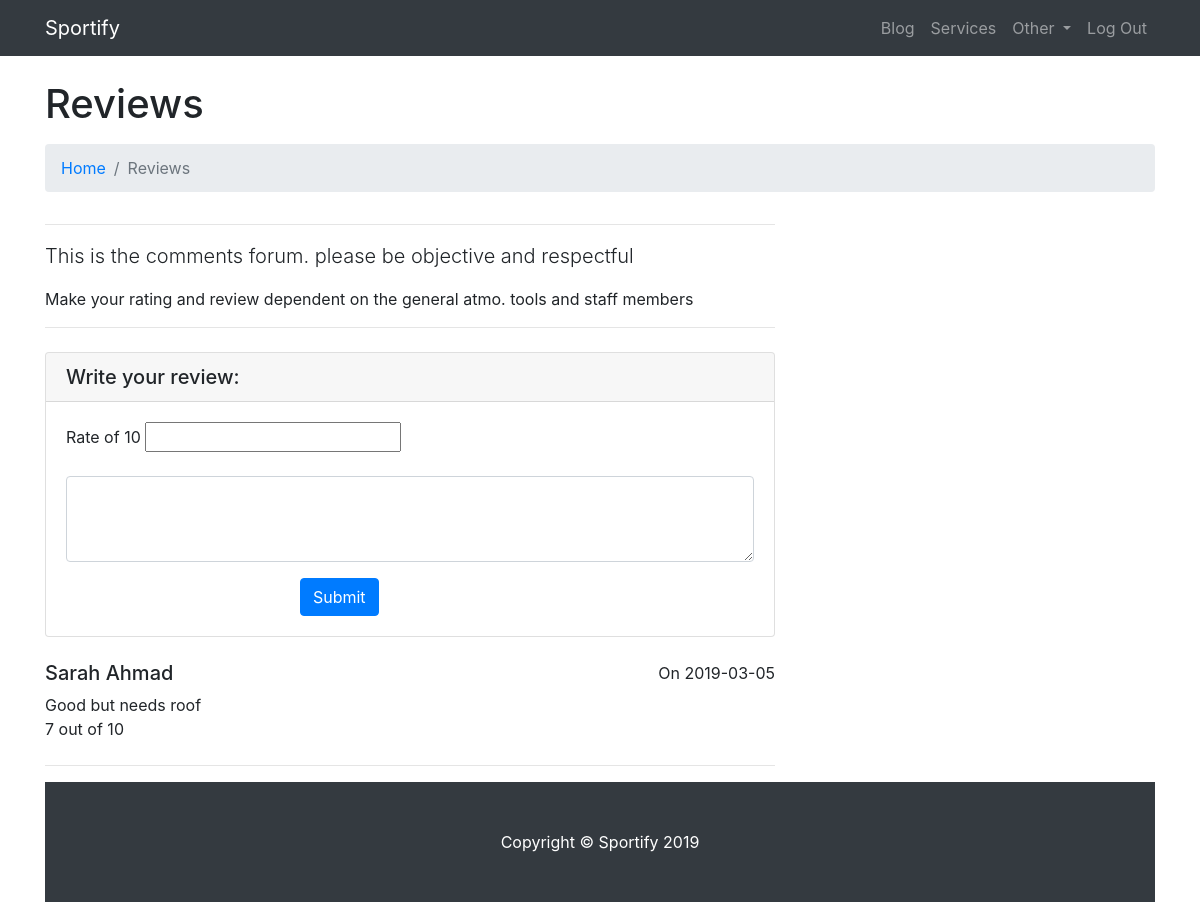
/reviews.php?id=49, run on the app's committed database.
### tables this page shows
CREATE TABLE `review` (
  `id` int(11) NOT NULL,
  `text` text NOT NULL,
  `date` date NOT NULL,
  `rate` int(11) NOT NULL
);

CREATE TABLE `client` (
  `id` int(11) NOT NULL,
  `fname` varchar(50) NOT NULL,
  `lname` varchar(50) NOT NULL,
  `phone` int(11) NOT NULL,
  `birthdate` date NOT NULL,
  `un` varchar(50) NOT NULL,
  `pw` varchar(50) NOT NULL,
  `fitlevel` varchar(50) NOT NULL,
  `longitude` double NOT NULL,
  `latitude` double NOT NULL
);

### reviews.php (the view, shortened to what this page needs)
<!DOCTYPE html>
<?php
$con=mysqli_connect("localhost","root","","sportify");
$id = $_GET['id'];
$revq = "SELECT review.rate, review.text, review.date, client.fname, client.lname from review INNER join revsub ON revsub.rid = review.id INNER join activity on revsub.actid = activity.id INNER JOIN client on client.id = revsub.cid where revsub.actid = $id order by review.date desc";
$res = mysqli_query($con, $revq);
$typeQ = "SELECT type from activity where id=$id";
$Typeres = mysqli_query($con, $typeQ);
$rrr = mysqli_fetch_array($Typeres);
$t = $rrr[0];
?>
<html lang="en">
<head>
  <link href="vendor/bootstrap/css/bootstrap.min.css" rel="stylesheet">
  <link href="css/modern-business.css" rel="stylesheet">
</head>
<body>
    <nav class="navbar fixed-top navbar-expand-lg navbar-dark bg-dark fixed-top">
    <div class="container">
      <a class="navbar-brand" href="index.php">Sportify</a>
      <div class="collapse navbar-collapse" id="navbarResponsive">
        <ul class="navbar-nav ml-auto">
		<li class="nav-item">
            <a class="nav-link" href="blog.php">Blog</a>
          </li>
          <li class="nav-item">
            <a class="nav-link" href="services.html">Services</a>
          </li>
          <li class="nav-item dropdown">
            <a class="nav-link dropdown-toggle" href="#" id="navbarDropdownBlog" data-toggle="dropdown" aria-haspopup="true" aria-expanded="false">
              Other
            </a>
          </li>
		<li class="nav-item">
            <a class="nav-link" href="logout.php">Log Out</a>
          </li>
		</ul>
      </div>
    </div>
  </nav>
  <div class="container">
    <h1 class="mt-4 mb-3">Reviews
      </h1>
    <ol class="breadcrumb">
      <li class="breadcrumb-item">
        <a href="activityredi.php?id=<?php echo $id."&t=$t"; ?>"> Home</a>
      </li>
      <li class="breadcrumb-item active">Reviews</li>
    </ol>
    <div class="row">
      <div class="col-lg-8">
        <hr>
        <p class="lead"> This is the comments forum. please be objective and respectful</p>
        <p>Make your rating and review dependent on the general atmo. tools and staff members</p>
        <hr>
        <div class="card my-4">
          <h5 class="card-header">Write your review:</h5>
          <div class="card-body">
            <form method="post" action="<?php echo $_SERVER['PHP_SELF']."?id=$id"; ?>">
				Rate of 10 <input type="number" name="rate">
              <div class="form-group">
<br>
			   <textarea name="text" class="form-control" rows="3"></textarea>
              </div>
              <button  name ="comment" type="submit" class="btn btn-primary">Submit</button>
            </form>
          </div>
        </div>
<?php while($rev = mysqli_fetch_array($res)){
echo "<div class='media mb-4'>";
echo  "<div class='media-body'>";
echo "<h5 class='mt-0'>". $rev['fname']." ". $rev['lname']."</h5>";
echo $rev['text'];
echo "<br>";
echo $rev['rate']. " out of 10" ;
echo "</div>";
echo "On ". $rev['date'];
echo "</div>";
echo "<hr>";
}?>
    </div>
  </div>
  <footer class="py-5 bg-dark">
    <div class="container">
      <p class="m-0 text-center text-white">Copyright &copy; Sportify 2019</p>
    </div>
  </footer>
</body>
</html>

### css/modern-business.css (style rules this page uses)
body { padding-top: 56px; }
.btn-primary { position:relative; left: 34%; }
body { background-color: #FFFFFF; }

### data on the page
review: client.fname "Sarah", client.lname "Ahmad", text "Good but needs roof", rate "7", date "2019-03-05"
